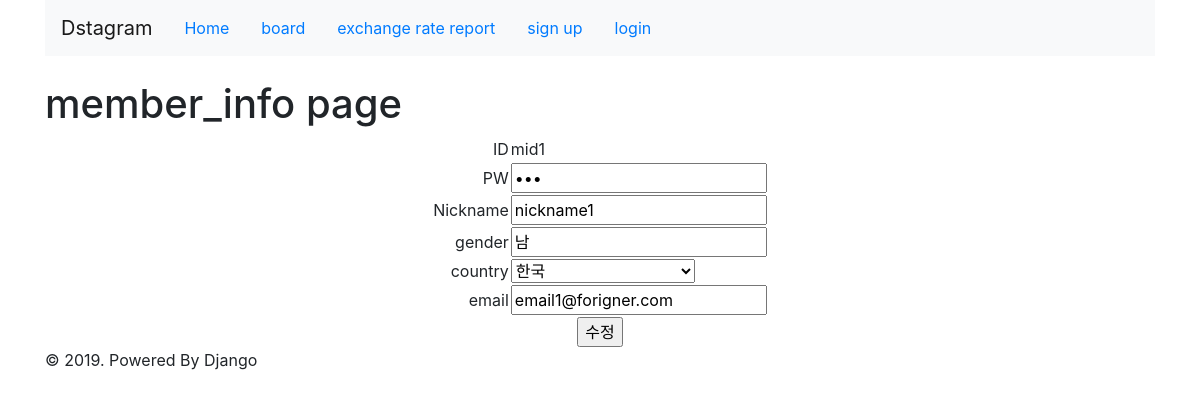
/member/member_info/mid1, run on the app's committed database.
### member/models.py (models this page shows, shortened)
class Member(models.Model):
    mid = models.CharField(max_length=100)
    pw = models.CharField(max_length=100)
    nickname = models.CharField(max_length=100)
    gender = models.CharField(max_length=100)
    country = models.CharField(max_length=100)
    email = models.CharField(max_length=100)

### member/views.py (the view)
# urls.py: path('member_info/<str:mid>', views.member_info),
def member_info(request, mid):
    data = Member.objects.filter(mid=mid)[0]
    data2 = Country.objects.all().order_by('country')
    info = {'info':data, 'list':data2}
    return render(request, 'member/member_info.html', info)

### member/templates/member/member_info.html (shortened to what this page needs)
{% extends 'base.html' %}
{% block content %}
    <h1>member_info page</h1>
    <div class="row">
        <div class="col-md-2"></div>
        <div class="col-md-8 panel panel-default">
            <table align="center">
                <form action="/member/update" method="post">
                <tr>
                    <td align="right">ID</td>
                    <td><input type="hidden" name="mid" value="{{info.mid}}">{{info.mid}}</td>
                </tr>
                <tr>
                    <td align="right">PW</td>
                    <td><input type="password" name="pw" value="{{info.pw}}"></td>
                </tr>
                <tr>
                    <td align="right">Nickname</td>
                    <td><input type="text" name="nickname" value="{{info.nickname}}"></td>
                </tr>
                <tr>
                    <td align="right">gender</td>
                    <td><input type="text" name="gender" value="{{info.gender}}"></td>
                </tr>
                <tr>
                    <td align="right">country</td>
                    <td>
                        <select id="country" name="country">
                            <option value="{{info.country}}" selected>{{info.country}}</option>
                        </select>
                    </td>
                </tr>
                <tr>
                    <td align="right">email</td>
                    <td><input type="text" name="email" value="{{info.email}}"></td>
                </tr>
                <tr>
                    <td colspan="2" align="center"><input type="submit" value="수정"></td>
                </tr>
                </form>
            </table>
        </div>
        <div class="col-md-2"></div>
    </div>
{% endblock %}

### data on the page
Member: mid "mid1", nickname "nickname1", gender "남", country "한국", email "email1@forigner.com"
